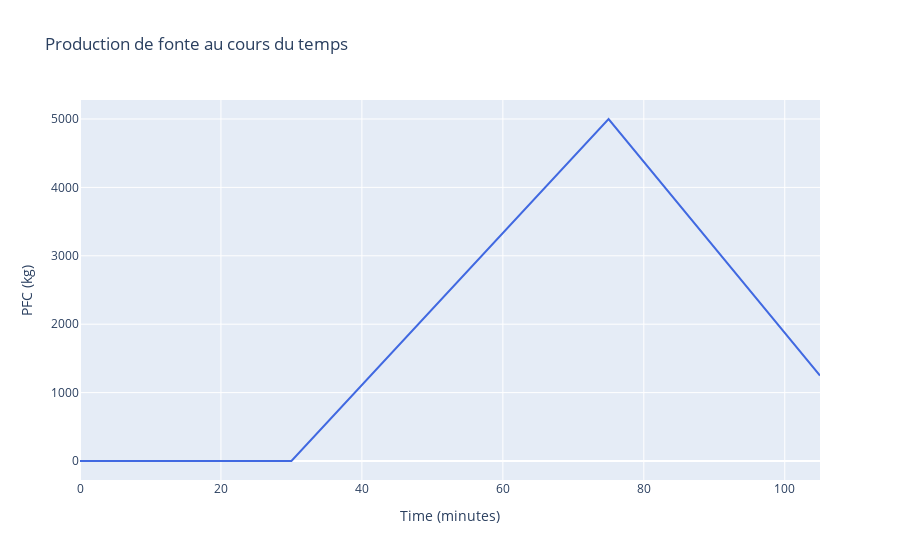
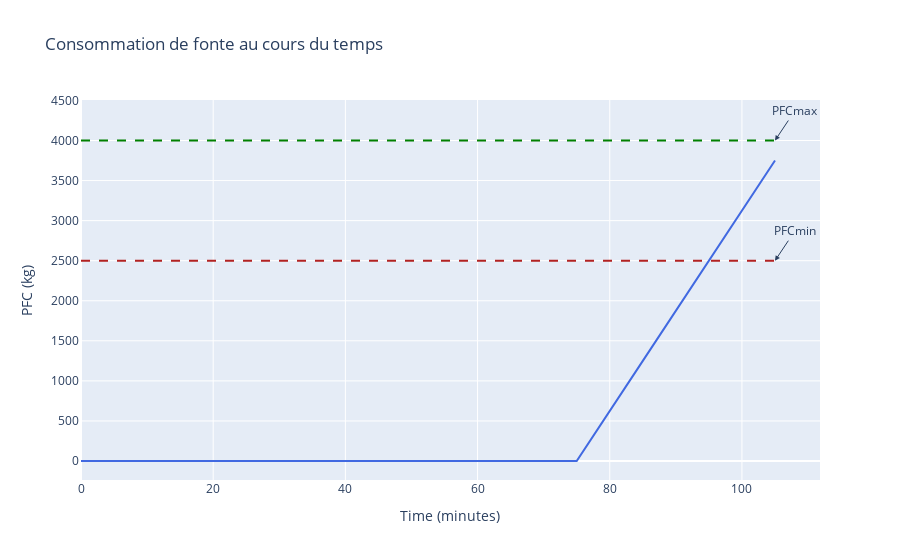

The cell these charts' notebook holds for them, in order:
### Code cell
Plot_Prod(times, PFC_Prodvalues)
Plot_consom(times, PFC_Consomvalues, tmin, tmax, PFCmin, PFCmax)

### Figure 1 — Plotly figure (JSON) as saved in the notebook; plotly's stock layout.template omitted (floating-point values rounded to 4 significant figures)
{"data": [{"line": {"color": "royalblue"}, "mode": "lines", "name": "PFC over time", "type": "scatter", "x": [0, 30, 75, 85, 95, 105], "y": [0, 0, 5000, 3750, 2500, 1250]}], "layout": {"showlegend": false, "title": {"text": "Production de fonte au cours du temps"}, "xaxis": {"title": {"text": "Time (minutes)"}}, "yaxis": {"title": {"text": "PFC (kg)"}}}}

### Figure 2 — Plotly figure (JSON) as saved in the notebook; plotly's stock layout.template omitted (floating-point values rounded to 4 significant figures)
{"data": [{"line": {"color": "royalblue"}, "mode": "lines", "name": "PFC over time", "type": "scatter", "x": [0, 30, 75, 85, 95, 105], "y": [0, 0, 0, 1250, 2500, 3750]}], "layout": {"annotations": [{"arrowhead": 2, "ax": 20, "ay": -30, "showarrow": true, "text": "PFCmin", "x": 105, "xref": "x", "y": 2500, "yref": "y"}, {"arrowhead": 2, "ax": 20, "ay": -30, "showarrow": true, "text": "PFCmax", "x": 105, "xref": "x", "y": 4000, "yref": "y"}], "shapes": [{"line": {"color": "firebrick", "dash": "dash", "width": 2}, "name": "PFCmin", "type": "line", "x0": 0, "x1": 105, "y0": 2500, "y1": 2500}, {"line": {"color": "green", "dash": "dash", "width": 2}, "name": "PFCmax", "type": "line", "x0": 0, "x1": 105, "y0": 4000, "y1": 4000}], "showlegend": false, "title": {"text": "Consommation de fonte au cours du temps"}, "xaxis": {"title": {"text": "Time (minutes)"}}, "yaxis": {"title": {"text": "PFC (kg)"}}}}
